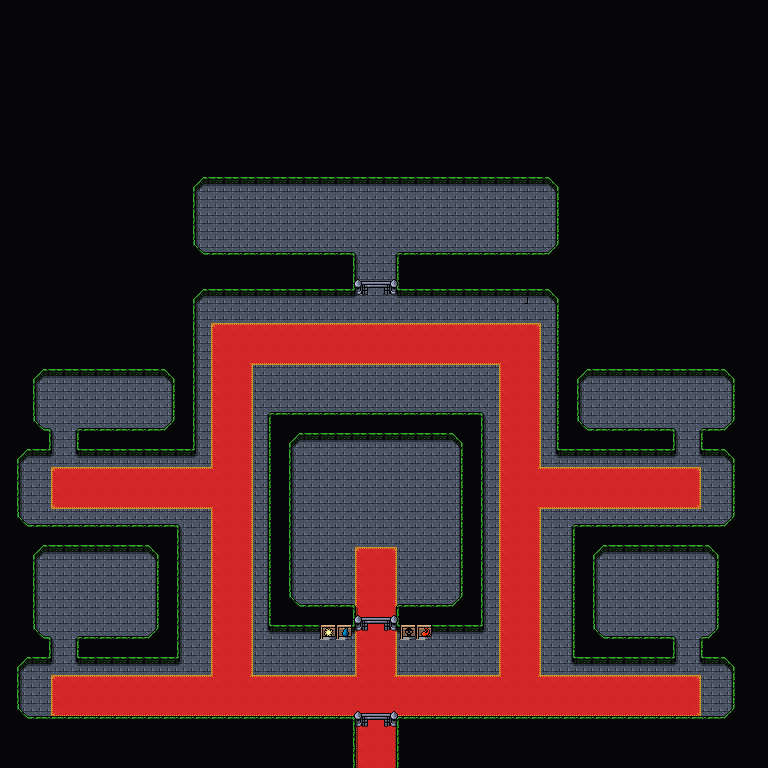

Below is a game level as drawn by its tile map, then a one-line description and the .tmx that defines it (tile-layer data replaced by summaries):
An orthogonal 48x48 tile map with 16x16 px tiles, 5 tile layers (Background, Floor, Ground, Foreground, ...), 3 tilesets and 15 objects.

<map version="1.10" tiledversion="1.11.2" orientation="orthogonal" renderorder="right-down" width="48" height="48" tilewidth="16" tileheight="16" infinite="0" nextlayerid="7" nextobjectid="103">
 <editorsettings>
  <export target="wastetown..tmx" format="tmx" />
 </editorsettings>
 <properties>
  <property name="respawnEnemies" type="bool" value="true" />
 </properties>
 <tileset firstgid="1" source="../../../../common/maps/tileset/main.tsx" />
 <tileset firstgid="10113" source="../../../../common/maps/tileset/buildings.tsx" />
 <tileset firstgid="11905" source="../../../../common/maps/tileset/FarmFood.tsx" />
 <layer id="1" name="Background" width="48" height="48">
  <data>[2304 cells, 2304 non-empty, 2 distinct tile ids]</data>
 </layer>
 <layer id="6" name="Floor" width="48" height="48">
  <data>[2304 cells, 261 non-empty, 12 distinct tile ids]</data>
 </layer>
 <layer id="2" name="Ground" width="48" height="48">
  <data>[2304 cells, 42 non-empty, 5 distinct tile ids]</data>
 </layer>
 <layer id="3" name="Foreground" width="48" height="48">
  <properties>
   <property name="spriteLayer" type="bool" value="true" />
  </properties>
  <data>[2304 cells, 2224 non-empty, 14 distinct tile ids]</data>
 </layer>
 <layer id="5" name="AboveSprites" width="48" height="48">
  <data>[2304 cells, 19 non-empty, 9 distinct tile ids]</data>
 </layer>
 <objectgroup id="4" name="Objects">
  <object id="60" template="../../../../common/maps/obj/entry_up.tx" x="357" y="768" width="38" height="16">
   <properties>
    <property name="teleport" value="../Realm of Legends/maps/map/magetower/Mirror_Gallery_1.tmx" />
   </properties>
  </object>
  <object id="89" template="../../../../common/maps/obj/enemy.tx" x="370" y="521">
   <properties>
    <property name="effect" value="{ &quot;startBattleWithCard&quot;: [ &quot;Insight|TMP&quot;, &quot;Bereavement|USG&quot;, &quot;Command Tower&quot;, &quot;Exotic Orchard&quot;, &quot;Yore-Tiller Nephilim&quot;, &quot;Breya's Apprentice&quot;, &quot;Emporium Thopterist&quot; ] }" />
    <property name="enemy" value="Breya" />
    <property name="pursueRange" type="int" value="0" />
   </properties>
  </object>
  <object id="90" template="../../../../common/maps/obj/enemy.tx" x="313" y="568">
   <properties>
    <property name="effect">{"startBattleWithCard": ["Crumbling Necropolis", "Kederekt Parasite", "Crawlspace", "Anvil of Bogardan"
]}</property>
    <property name="enemy" value="Nekusar" />
    <property name="threatRange" type="int" value="0" />
   </properties>
  </object>
  <object id="91" template="../../../../common/maps/obj/enemy.tx" x="307" y="481">
   <properties>
    <property name="effect">{"startBattleWithCard": ["Nomad Outpost", "Sword of the Chosen", "Helm of the Host" , "Aether Membrane", "Souls of the Faultless"
]}</property>
    <property name="enemy" value="Dihada" />
    <property name="threatRange" type="int" value="0" />
   </properties>
  </object>
  <object id="92" template="../../../../common/maps/obj/enemy.tx" x="369" y="463">
   <properties>
    <property name="effect">{"startBattleWithCard": ["Sacred Peaks", "Contaminated Aquifer", "Tidehollow Strix", "Bladehold War-Whip"
]}</property>
    <property name="enemy" value="Akiri and Silas" />
    <property name="threatRange" type="int" value="0" />
   </properties>
  </object>
  <object id="93" template="../../../../common/maps/obj/enemy.tx" x="425" y="486">
   <properties>
    <property name="effect">{"startBattleWithCard": ["Mystic Monastery", "Guide of Souls", "Era of Innovation", "Phyrexian Ironworks", "Fabrication Module"
]}</property>
    <property name="enemy" value="Satya" />
    <property name="threatRange" type="int" value="0" />
   </properties>
  </object>
  <object id="94" template="../../../../common/maps/obj/enemy.tx" x="422.5" y="567">
   <properties>
    <property name="effect">{"startBattleWithCard": ["Arcane Sanctum", "Interface Ace", "Experimental Pilot", "Deathless Pilot", "Aradara Express"
]}</property>
    <property name="enemy" value="Sydri" />
    <property name="threatRange" type="int" value="0" />
   </properties>
  </object>
  <object id="95" template="../../../../common/maps/obj/enemy.tx" x="129" y="409">
   <properties>
    <property name="effect" value="{ &quot;startBattleWithCard&quot;: [ &quot;Mox Emerald&quot;, &quot;Emerald Medallion&quot;, &quot;Emerald Collector&quot;, &quot;Unnatural Growth|INR&quot;, &quot;Lurking Predators|m10&quot; ] }" />
    <property name="enemy" value="Kaysa" />
    <property name="threatRange" type="int" value="0" />
   </properties>
  </object>
  <object id="96" template="../../../../common/maps/obj/enemy.tx" x="634" y="599">
   <properties>
    <property name="effect" value="{&quot;startBattleWithCard&quot;: [&quot;Meteor Crater|PLS&quot;, &quot;Belligerent Yearling&quot;, &quot;Strider Harness|RIX&quot;, &quot;Jungle Shrine|LCC&quot;, &quot;The Skullspore Nexus|LCI&quot;, &quot;Poetic Ingenuity|LCI&quot;]}" />
    <property name="enemy" value="Zacama" />
   </properties>
  </object>
  <object id="97" template="../../../../common/maps/obj/enemy.tx" x="225" y="226">
   <properties>
    <property name="effect">{
"lifeModifier": 20, 
"startBattleWithCard": ["Forest|LCI", "Mythweaver Poq", "Renata, called to the hunt", "Tribute to the World Tree", "Font of Fertility|JOU", "Basking Capybara|LCI", "Hunter's blowgun|LCI", "Shapers' Sanctuary|XLN"]}</property>
    <property name="enemy" value="Ojer Kaslem" />
   </properties>
  </object>
  <object id="98" template="../../../../common/maps/obj/enemy.tx" x="430" y="228">
   <properties>
    <property name="effect">{ 
"lifeModifier": 20, 
"startBattleWithCard": [ "Branching Evolution", "Benevolent Hydra|J22", "Lair of the Hydra", "Oran-Rief, the Vastwood", "Chimeric Coils", "Thunderous Snapper" ]
}</property>
    <property name="enemy" value="Gargos" />
   </properties>
  </object>
  <object id="99" template="../../../../common/maps/obj/enemy.tx" x="619" y="410">
   <properties>
    <property name="effect" value="{&quot;startBattleWithCard&quot;: [&quot;Leaf-Crowned Visionary|DMU&quot;, &quot;Serpent's Soul-Jar&quot;, &quot;Sword of the Animist|ORI&quot;, &quot;Zendikar's Roil|ORI&quot;, &quot;Oran-Rief, the Vastwood|ZEN&quot;, &quot;Bonds of Mortality|OGW&quot;, &quot;Joraga Treespeaker|ROE&quot;]}" />
    <property name="enemy" value="Nissa" />
    <property name="speedModifier" type="float" value="0" />
    <property name="threatRange" type="int" value="0" />
    <property name="waypoints" value="" />
   </properties>
  </object>
  <object id="100" template="../../../../common/maps/obj/enemy.tx" x="103" y="600">
   <properties>
    <property name="effect" value="{&quot;startBattleWithCard&quot;: [&quot;Nut Collector|DMR&quot;, &quot;Squirrel Sanctuary&quot;, &quot;Oakhollow Village|BLB&quot;,&quot;Mudflat Village|BLB&quot;, &quot;Sword of the Squeak|BLC&quot;, &quot;Squirrel Sovereign|MH2&quot;, &quot;Chittering Illuminator&quot;]}" />
    <property name="enemy" value="Chatterfang" />
   </properties>
  </object>
  <object id="101" template="../../../../common/maps/obj/enemy.tx" x="503" y="226">
   <properties>
    <property name="effect">{ 
"lifeModifier": 20, 
"startBattleWithCard": [ "Bloated Contaminator", "Venerated Rotpriest", "The Hunter Maze|ONE", "Blightwidow", "Shrine of Boundless Growth|NPH", "Maze Skullbomb|ONE", "Death-Hood Cobra|NPH" ] }</property>
    <property name="enemy" value="Vorinclex" />
    <property name="threatRange" value="0" />
    <property name="waypoints" value="" />
   </properties>
  </object>
  <object id="102" template="../../../../common/maps/obj/enemy.tx" x="294" y="226">
   <properties>
    <property name="effect">{ 
"lifeModifier": 20, 
"startBattleWithCard": [ "March of the World Ooze", "Gutter Grime|ISD", "Biowaste Blob", "Ooze Garden|ALA", "Predator Ooze", "Murky Sewer|DSK" ] }</property>
    <property name="enemy" value="The Mimeoplasm" />
   </properties>
  </object>
 </objectgroup>
</map>
